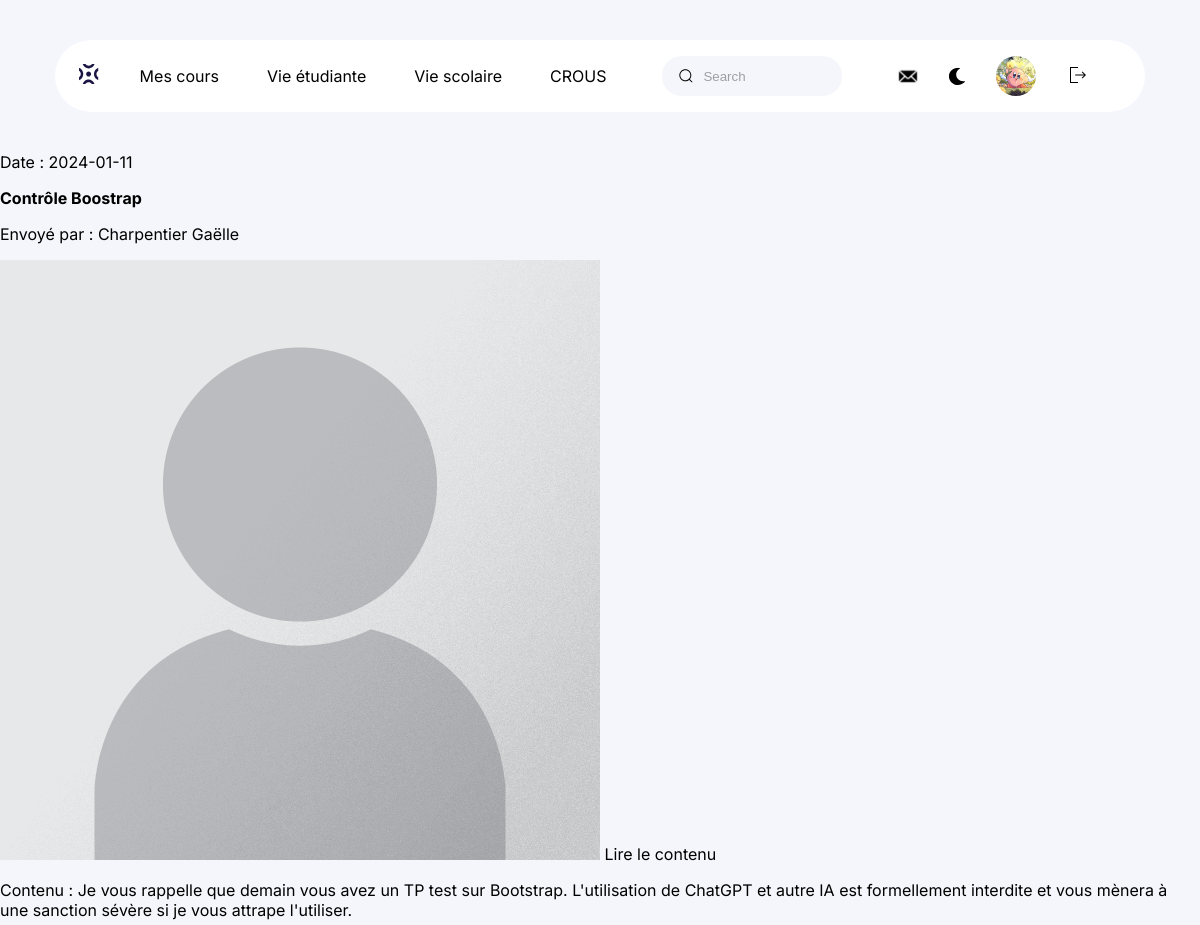
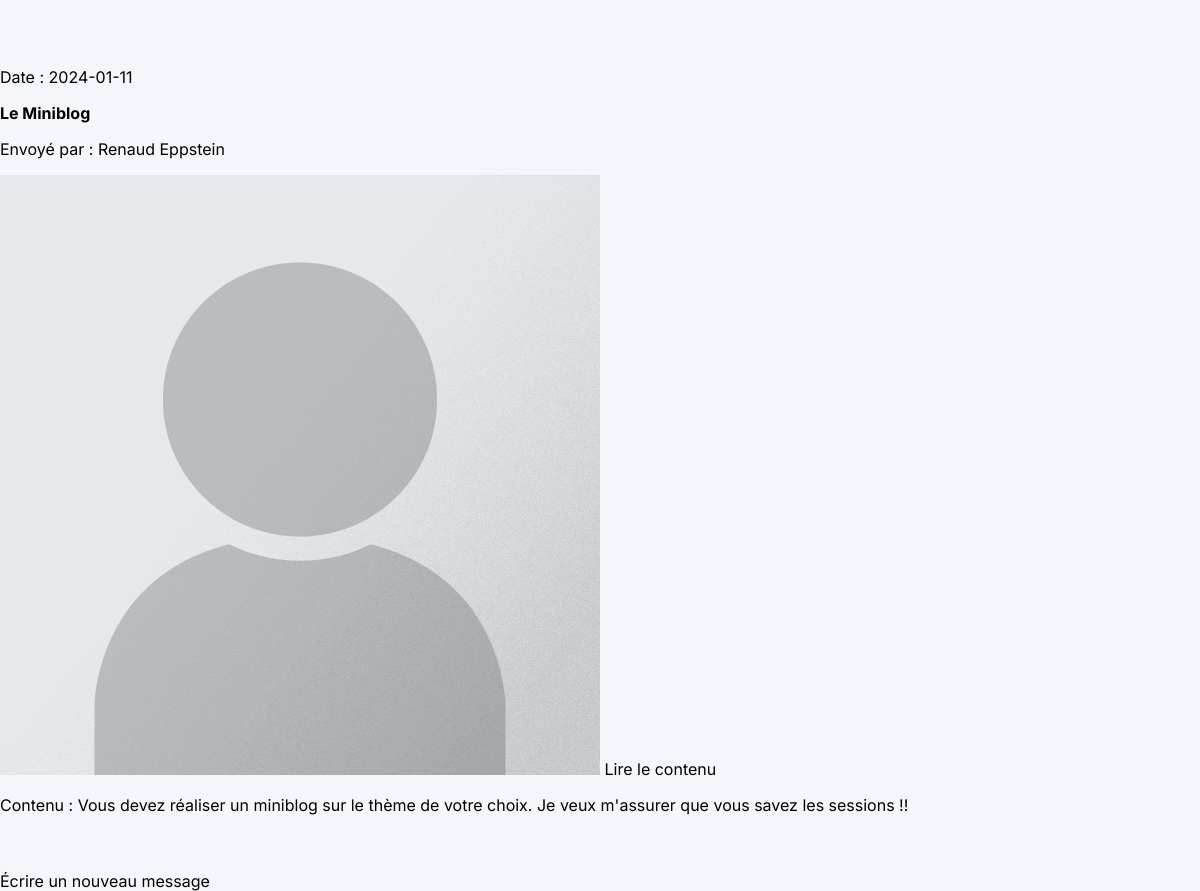
Page /messagerie.php (signed in) on the committed database (2 pictures, top to bottom).
### tables this page shows
CREATE TABLE IF NOT EXISTS `utilisateurs` (
  `login` varchar(100) NOT NULL,
  `nom` varchar(200)  NOT NULL,
  `prenom` varchar(200)  NOT NULL,
  `id_utilisateurs` int NOT NULL AUTO_INCREMENT,
  `mot_de_passe` varchar(255) NOT NULL,
  `photoprofil` text NOT NULL,
  `role` varchar(800) NOT NULL,
  `email` varchar(200)  NOT NULL,
  `promotion` varchar(100)  DEFAULT NULL,
  `bio` varchar(500)  DEFAULT NULL,
  PRIMARY KEY (`id_utilisateurs`),
  UNIQUE KEY `nom` (`nom`),
  UNIQUE KEY `prenom` (`prenom`),
  UNIQUE KEY `email` (`email`),
  UNIQUE KEY `login` (`login`)
);

CREATE TABLE IF NOT EXISTS `messages` (
  `id_message` int NOT NULL AUTO_INCREMENT,
  `objet` varchar(800) NOT NULL,
  `contenu_mss` text NOT NULL,
  `expediteur` int NOT NULL,
  `destinataire` int NOT NULL,
  `piece_jointe` text,
  `solooutous` varchar(200) NOT NULL,
  `date_mess` date NOT NULL,
  PRIMARY KEY (`id_message`)
);

### messagerie.php (the view, shortened to what this page needs)
<!DOCTYPE html>
<html lang="fr">
<head>
    <link rel='stylesheet' href='css/style_navigation.css'>
</head>
<body>
    <header>
        <div class='menu'>
            <a href='accueil.php'><img class="logo" src='./img/logo.svg' alt="page d'accueil"
                    aria-current="currentpage"></a>
            <nav class='navigation'>
                <ul class='choix'>
                    <li><a href='cours.php'>Mes cours</a></li>
                    <li><a href='vie_etudiante.php'>Vie étudiante</a></li>
                    <li><a href='vie_scolaire.php'>Vie scolaire</a></li>
                    <li><a href='page_crous.php'>Crous</a></li>
                </ul>
                <div class='group'>
                    <input class='input' type='search' placeholder='Search' />
                </div>
                <div class='icon-photo'>
                    <img class='logo' src='./img/1-lettre.svg' alt="page d'accueil">
                    <button class="dark_button" onclick="toggleDarkMode()"><img class='dark_mode' src='./img/1-moon.svg'
                            alt="mode sombre"></button>
                    <div class='photo-2'>
                        <?php
                        include('connexion.php');
                        if (isset($_SESSION["login"])) {
                            $stmt = $db->prepare('SELECT * FROM utilisateurs WHERE login=:login');
                            $stmt->bindValue(':login', $_SESSION["login"], PDO::PARAM_STR);
                            $stmt->execute();
                            $result = $stmt->fetch(PDO::FETCH_ASSOC);
                            if ($result) {
                                echo "
                                <a href='profil.php'> <img src='upload/{$result['photoprofil']}' alt='' class='photo-2'></a>";
                            }
                        }
                        ?>
                    </div>
                    <form action="deconnexion.php" method="GET">
                        <button type="submit" name="deconnect" id="btnDeconnexion">
                            <img src="img/1-logout.svg" alt="Déconnexion">
                        </button>
                    </form>
                </div>
            </nav>
        </div>
    </header>
    <main>
        <?php
        include('connexion.php');
        $destinataire = $_SESSION['id'];
        $requete = "SELECT messages.*, expediteur.nom, expediteur.prenom, expediteur.photoprofil
    FROM messages
 INNER JOIN utilisateurs AS destinataire ON messages.destinataire = destinataire.id_utilisateurs INNER JOIN utilisateurs AS expediteur ON messages.expediteur = expediteur.id_utilisateurs
 WHERE messages.destinataire = :destinataire ORDER BY messages.date_mess";
        $stmt = $db->prepare($requete);
        $stmt->bindValue(':destinataire', $destinataire, PDO::PARAM_STR);
        $stmt->execute();
        $resultat = $stmt->fetchAll(PDO::FETCH_ASSOC);
        foreach ($resultat as $message) {
            echo "<div class='message'>
            <div>
            <p> Date : {$message["date_mess"]} </p>
                <h2> {$message["objet"]}</h2>
                <p> Envoyé par : {$message["nom"]} {$message["prenom"]} </p>
                <img src='upload/{$message["photoprofil"]}'>
                <a href='newmessage.php?id_mess={$message["id_message"]}'>
                Lire le contenu</a>
                <p> Contenu : {$message["contenu_mss"]} </p>
            </div> <br><br>
          </div>";
        }
        ?>
        <a href="unmessage.php">Écrire un nouveau message</a>
    </main>
</body>
</html>

### css/style_navigation.css (style rules this page uses)
body { margin: 0; background-color: var(--bg); overflow-x: hidden; font-family: 'Inter', sans-serif; }
:root { --main: #ffffff; --black: #000000; --purple: #4038b7; --bg: #f5f6fb; --grey: #414141; --blue: #1a1545; }
a { text-decoration: none; color: var(--black); transition: 0.5s ease; }
li { list-style-type: none; }
header a { font: 400 1rem "Inter", sans-serif; }
h1, h2 { font-size: 1rem; }
h2 { margin-top: 0; }
.menu { display: flex; align-items: center; justify-content: space-evenly; background-color: var(--main); padding: 10px 0px; margin: 20px 25px; gap: 1rem; border-radius: 55px; }
ul li:nth-child(4) a { text-transform: uppercase; }
ul li:nth-child(1) a { margin-top: 1.5rem; }
.choix, .icon-photo { display: none; }
.group { display: flex; line-height: 28px; align-items: center; position: relative; }
.input { width: 40vw; height: 40px; line-height: 28px; padding: 0 1rem; padding-left: 2.5rem; border: 1px solid transparent; border-radius: 20px; outline: none; background-color: var(--bg); color: var(--black); transition: 0.3s ease; }
.input::placeholder { color: #9e9ea7; }
.icon { position: absolute; left: 1rem; width: 1rem; height: 1rem; }
@media screen and (min-width: 768px) { .menu { margin: 35px 55px; } }
@media screen and (min-width: 1024px) { .navigation { display: flex; gap: 25px; } }
@media screen and (min-width: 1024px) { .menu { margin: 40px 15px; } }
@media screen and (min-width: 1024px) { .choix { display: flex; gap: 3rem; padding-left: 0; } }
@media screen and (min-width: 1024px) { .input { width: 15vw; } }
@media screen and (min-width: 1024px) { .icon-photo { display: flex; gap: 1.5rem; align-items: center; } }
@media screen and (min-width: 1024px) { .photo-2 { width: 40px; height: 40px; background-color: var(--bg); border-radius: 50%; } }
@media screen and (min-width: 1024px) { .logo { cursor: pointer; height: 20px; } }
@media screen and (min-width: 1024px) { #btnDeconnexion { cursor: pointer; width: 20px; height: 20px; object-fit: cover; border: none; background-color: transparent; } }
@media screen and (min-width: 1080px) { .navigation { gap: 2rem; } }
@media screen and (min-width: 1200px) { .menu { margin: 40px 55px; } }
@media screen and (min-width: 1200px) { .navigation { gap: 3.5rem; } }
.dark_button { background: none; border: none; height: 20px; cursor: pointer; }

### rows in the picture
utilisateurs: photoprofil (picture)
messages: date_mess "2024-01-11", objet "Contrôle Boostrap", utilisateurs.nom "Charpentier", utilisateurs.prenom "Gaëlle", utilisateurs.photoprofil (placeholder picture), contenu_mss "Je vous rappelle que demain vous avez un TP test sur Bootstrap. L'utilisation de ChatGPT et autre IA est formellement interdite et vous mènera à une sanction sévère si je vous attrape l'utiliser."
messages: date_mess "2024-01-11", objet "Le Miniblog", utilisateurs.nom "Renaud", utilisateurs.prenom "Eppstein", utilisateurs.photoprofil (placeholder picture), contenu_mss "Vous devez réaliser un miniblog sur le thème de votre choix. Je veux m'assurer que vous savez les sessions !!"
